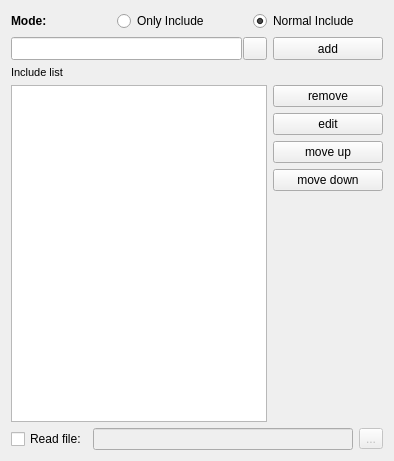
         <widget class="QWidget" name="tab_include">
          <attribute name="title">
           <string>Include</string>
          </attribute>
          <attribute name="toolTip">
           <string>Add any directory, file or pattern to be included by this task</string>
          </attribute>
          <layout class="QGridLayout" name="gridLayout_9">
           <item row="0" column="0" colspan="2">
            <layout class="QHBoxLayout" name="horizontalLayout_9">
             <item>
              <widget class="QLabel" name="label_5">
               <property name="maximumSize">
                <size>
                 <width>100</width>
                 <height>16777215</height>
                </size>
               </property>
               <property name="font">
                <font>
                 <weight>75</weight>
                 <bold>true</bold>
                </font>
               </property>
               <property name="toolTip">
                <string>Include mode</string>
               </property>
               <property name="text">
                <string>Mode:</string>
               </property>
              </widget>
             </item>
             <item>
              <widget class="QRadioButton" name="radioButton_includeOnly">
               <property name="toolTip">
                <string>Include ONLY this list of patterns. Nothing more.
Please refer to the manual for better understanding of include rules.
This will disable the exclude feature.</string>
               </property>
               <property name="text">
                <string>Only Include</string>
               </property>
               <property name="checked">
                <bool>false</bool>
               </property>
              </widget>
             </item>
             <item>
              <widget class="QRadioButton" name="radioButton_includeNormal">
               <property name="toolTip">
                <string>Do not exclude this list of patterns.
Please refer to the manual for better understanding of include rules.</string>
               </property>
               <property name="text">
                <string>Normal Include</string>
               </property>
               <property name="checked">
                <bool>true</bool>
               </property>
              </widget>
             </item>
            </layout>
           </item>
           <item row="1" column="0">
            <layout class="QHBoxLayout" name="horizontalLayout_3">
             <property name="spacing">
              <number>1</number>
             </property>
             <item>
              <widget class="QLineEdit" name="lineEdit_includeAdd">
               <property name="sizePolicy">
                <sizepolicy hsizetype="Preferred" vsizetype="Preferred">
                 <horstretch>0</horstretch>
                 <verstretch>0</verstretch>
                </sizepolicy>
               </property>
               <property name="minimumSize">
                <size>
                 <width>0</width>
                 <height>0</height>
                </size>
               </property>
               <property name="maximumSize">
                <size>
                 <width>16777215</width>
                 <height>16777215</height>
                </size>
               </property>
               <property name="font">
                <font>
                 <weight>50</weight>
                 <bold>false</bold>
                </font>
               </property>
               <property name="toolTip">
                <string>Enter here file, folder or pattern and then press the &quot;add&quot; button to add it to the include list
* - matches any non-empty component (it stops at slashes)
** - matches anything, including slashes
? - matches any character except a slash
trailing dir_name/*** - matches both the directory &amp; everything in it
starting / - pattern is anchored to a particular spot in the hierarchy of the transfer (normaly this is the &quot;source&quot;)
trailing / - only directory is matched, not regular files, symlinks or devices</string>
               </property>
              </widget>
             </item>
             <item>
              <widget class="QToolButton" name="toolButton_includeAddPattern">
               <property name="font">
                <font>
                 <weight>50</weight>
                 <bold>false</bold>
                </font>
               </property>
               <property name="cursor">
                <cursorShape>PointingHandCursor</cursorShape>
               </property>
               <property name="toolTip">
                <string>launch the pattern editor</string>
               </property>
               <property name="text">
                <string/>
               </property>
               <property name="icon">
                <iconset resource="../resources/luckybackup.qrc">
                 <normaloff>:/luckyPrefix/pattern.png</normaloff>:/luckyPrefix/pattern.png</iconset>
               </property>
              </widget>
             </item>
            </layout>
           </item>
           <item row="1" column="1">
            <widget class="QPushButton" name="pushButton_includeAdd">
             <property name="sizePolicy">
              <sizepolicy hsizetype="Preferred" vsizetype="Preferred">
               <horstretch>0</horstretch>
               <verstretch>0</verstretch>
              </sizepolicy>
             </property>
             <property name="minimumSize">
              <size>
               <width>110</width>
               <height>0</height>
              </size>
             </property>
             <property name="maximumSize">
              <size>
               <width>16777215</width>
               <height>16777215</height>
              </size>
             </property>
             <property name="font">
              <font>
               <weight>50</weight>
               <bold>false</bold>
              </font>
             </property>
             <property name="cursor">
              <cursorShape>PointingHandCursor</cursorShape>
             </property>
             <property name="toolTip">
              <string>Add inclusion as entered in the next field</string>
             </property>
             <property name="text">
              <string>add</string>
             </property>
             <property name="icon">
              <iconset resource="../resources/luckybackup.qrc">
               <normaloff>:/luckyPrefix/add.png</normaloff>:/luckyPrefix/add.png</iconset>
             </property>
            </widget>
           </item>
           <item row="2" column="0">
            <widget class="QLabel" name="label_onlyinclude">
             <property name="font">
              <font>
               <pointsize>8</pointsize>
              </font>
             </property>
             <property name="text">
              <string>Include list</string>
             </property>
            </widget>
           </item>
           <item row="3" column="0" rowspan="5">
            <widget class="QListWidget" name="listWidget_include">
             <property name="sizePolicy">
              <sizepolicy hsizetype="Expanding" vsizetype="Expanding">
               <horstretch>0</horstretch>
               <verstretch>0</verstretch>
              </sizepolicy>
             </property>
             <property name="minimumSize">
              <size>
               <width>0</width>
               <height>0</height>
              </size>
             </property>
             <property name="font">
              <font>
               <weight>50</weight>
               <bold>false</bold>
              </font>
             </property>
             <property name="cursor" stdset="0">
              <cursorShape>PointingHandCursor</cursorShape>
             </property>
             <property name="toolTip">
              <string>Include list</string>
             </property>
            </widget>
           </item>
           <item row="3" column="1">
            <widget class="QPushButton" name="pushButton_includeRemove">
             <property name="sizePolicy">
              <sizepolicy hsizetype="Preferred" vsizetype="Preferred">
               <horstretch>0</horstretch>
               <verstretch>0</verstretch>
              </sizepolicy>
             </property>
             <property name="minimumSize">
              <size>
               <width>110</width>
               <height>0</height>
              </size>
             </property>
             <property name="maximumSize">
              <size>
               <width>16777215</width>
               <height>32</height>
              </size>
             </property>
             <property name="font">
              <font>
               <weight>50</weight>
               <bold>false</bold>
              </font>
             </property>
             <property name="cursor">
              <cursorShape>PointingHandCursor</cursorShape>
             </property>
             <property name="toolTip">
              <string>Remove highlighted inclusion from list</string>
             </property>
             <property name="text">
              <string>remove</string>
             </property>
             <property name="icon">
              <iconset resource="../resources/luckybackup.qrc">
               <normaloff>:/luckyPrefix/remove.png</normaloff>:/luckyPrefix/remove.png</iconset>
             </property>
            </widget>
           </item>
           <item row="7" column="1">
            <spacer name="verticalSpacer_2">
             <property name="orientation">
              <enum>Qt::Vertical</enum>
             </property>
             <property name="sizeHint" stdset="0">
              <size>
               <width>20</width>
               <height>231</height>
              </size>
             </property>
            </spacer>
           </item>
           <item row="8" column="0" colspan="2">
            <layout class="QHBoxLayout" name="horizontalLayout_8">
             <item>
              <widget class="QCheckBox" name="checkBox_includeFile">
               <property name="cursor">
                <cursorShape>PointingHandCursor</cursorShape>
               </property>
               <property name="toolTip">
                <string>Read include patterns from file</string>
               </property>
               <property name="text">
                <string>Read file:</string>
               </property>
              </widget>
             </item>
             <item>
              <widget class="QLineEdit" name="lineEdit_includeFile">
               <property name="enabled">
                <bool>false</bool>
               </property>
               <property name="toolTip">
                <string>filename</string>
               </property>
              </widget>
             </item>
             <item>
              <widget class="QToolButton" name="toolButton_includeFile">
               <property name="enabled">
                <bool>false</bool>
               </property>
               <property name="toolTip">
                <string>browse</string>
               </property>
               <property name="text">
                <string>...</string>
               </property>
               <property name="icon">
                <iconset resource="../resources/luckybackup.qrc">
                 <normaloff>:/luckyPrefix/fileopen.png</normaloff>:/luckyPrefix/fileopen.png</iconset>
               </property>
              </widget>
             </item>
            </layout>
           </item>
           <item row="4" column="1">
            <widget class="QPushButton" name="pushButton_editInclude">
             <property name="cursor">
              <cursorShape>PointingHandCursor</cursorShape>
             </property>
             <property name="toolTip">
              <string>Edit highlighted inclusion</string>
             </property>
             <property name="text">
              <string>edit</string>
             </property>
             <property name="icon">
              <iconset resource="../resources/luckybackup.qrc">
               <normaloff>:/luckyPrefix/rename.png</normaloff>:/luckyPrefix/rename.png</iconset>
             </property>
            </widget>
           </item>
           <item row="5" column="1">
            <widget class="QPushButton" name="pushButton_moveUpInclude">
             <property name="cursor">
              <cursorShape>PointingHandCursor</cursorShape>
             </property>
             <property name="toolTip">
              <string>Move highlighted inclusion up</string>
             </property>
             <property name="text">
              <string>move up</string>
             </property>
             <property name="icon">
              <iconset resource="../resources/luckybackup.qrc">
               <normaloff>:/luckyPrefix/up.png</normaloff>:/luckyPrefix/up.png</iconset>
             </property>
            </widget>
           </item>
           <item row="6" column="1">
            <widget class="QPushButton" name="pushButton_moveDownInclude">
             <property name="cursor">
              <cursorShape>PointingHandCursor</cursorShape>
             </property>
             <property name="toolTip">
              <string>Move highlighted inclusion down</string>
             </property>
             <property name="text">
              <string>move down</string>
             </property>
             <property name="icon">
              <iconset resource="../resources/luckybackup.qrc">
               <normaloff>:/luckyPrefix/down.png</normaloff>:/luckyPrefix/down.png</iconset>
             </property>
            </widget>
           </item>
          </layout>
         </widget>
